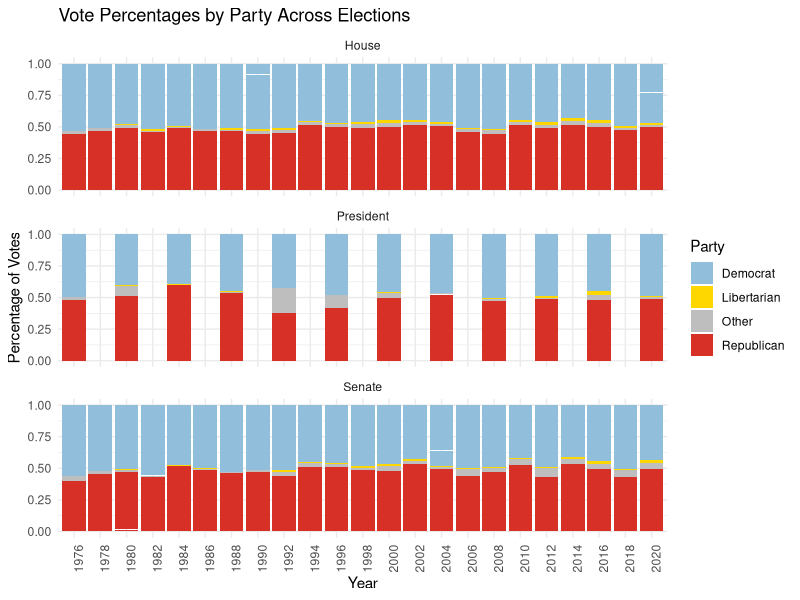
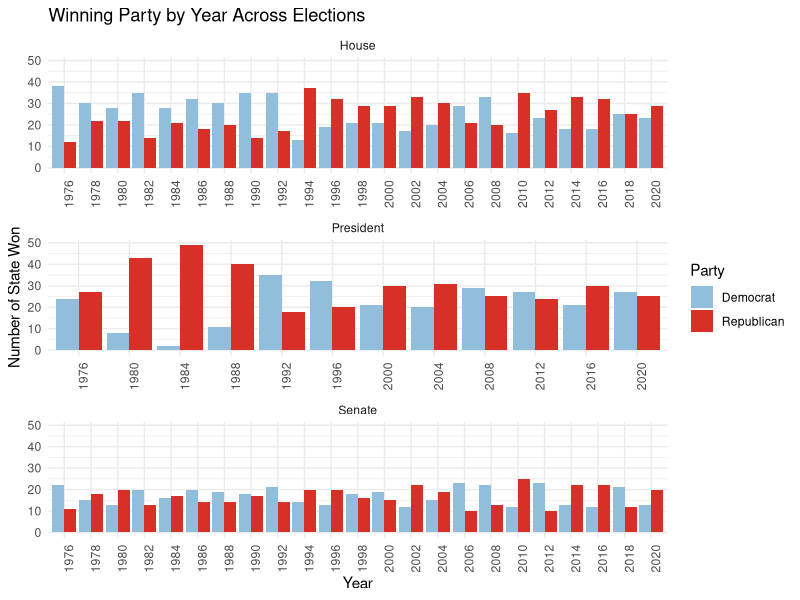
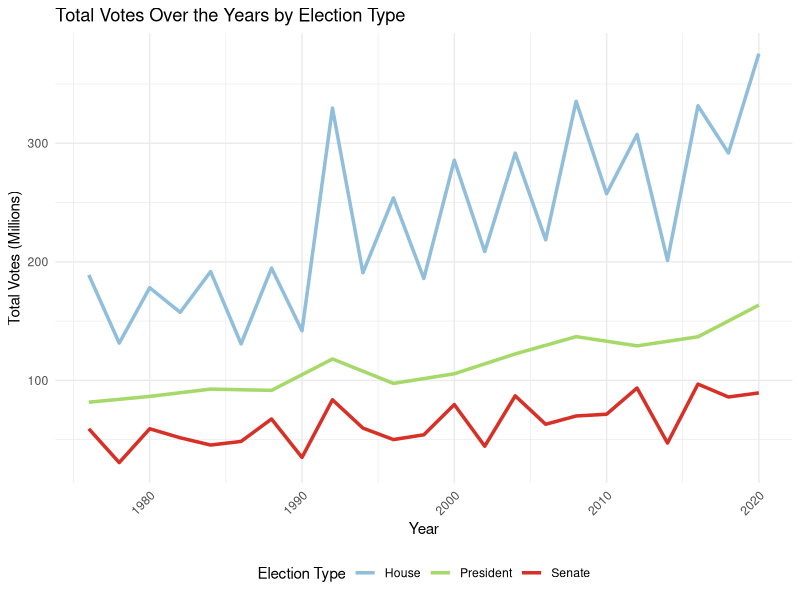
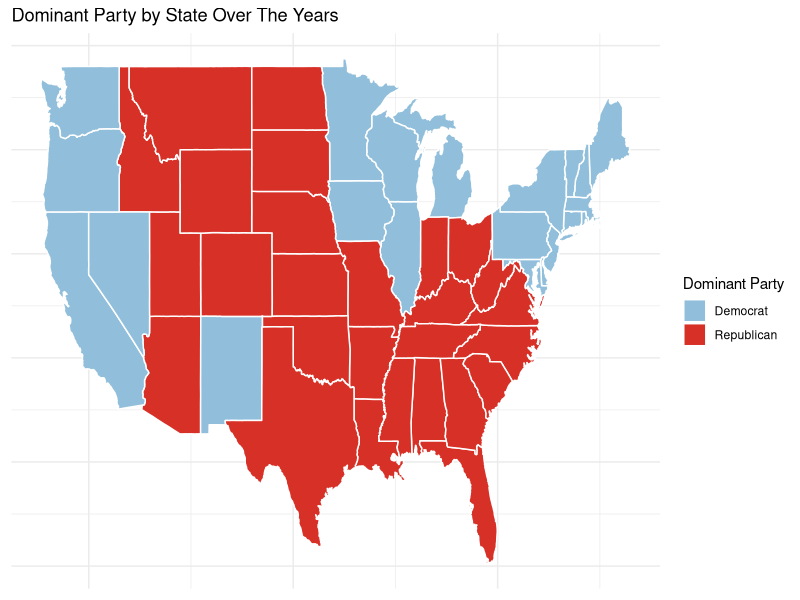
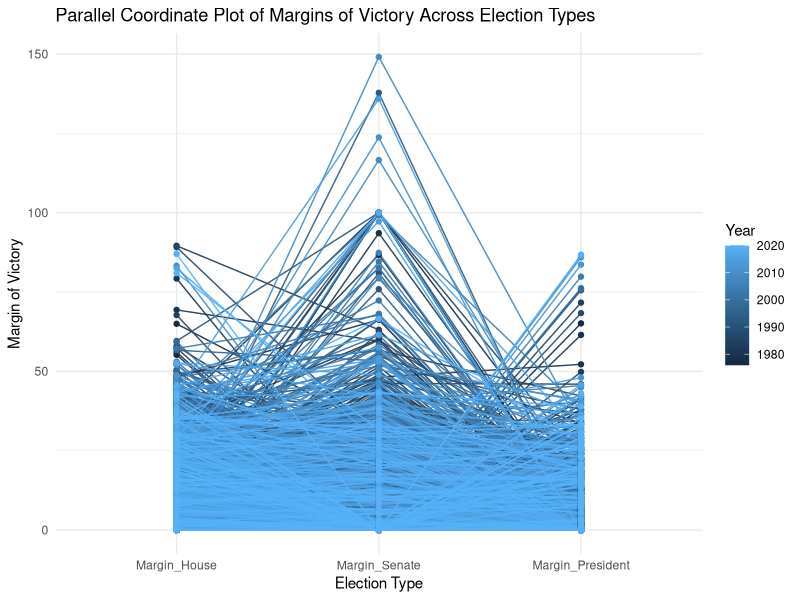
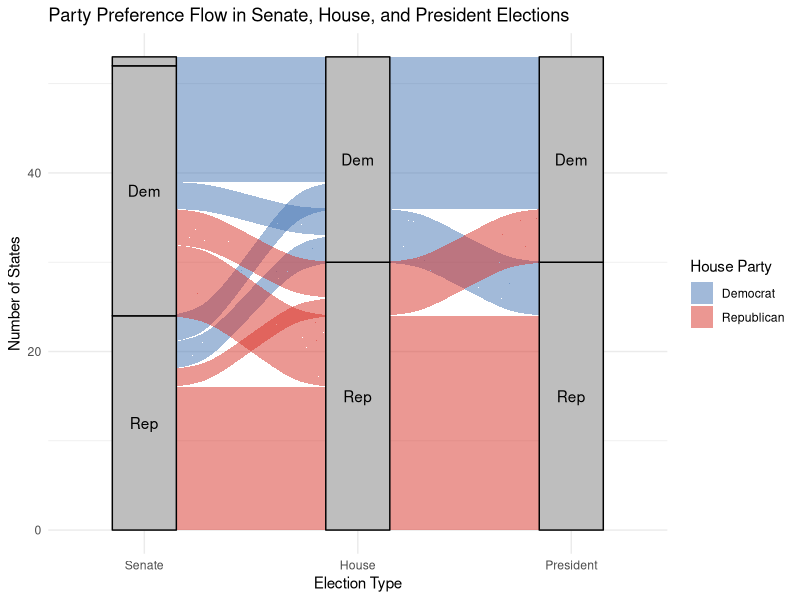
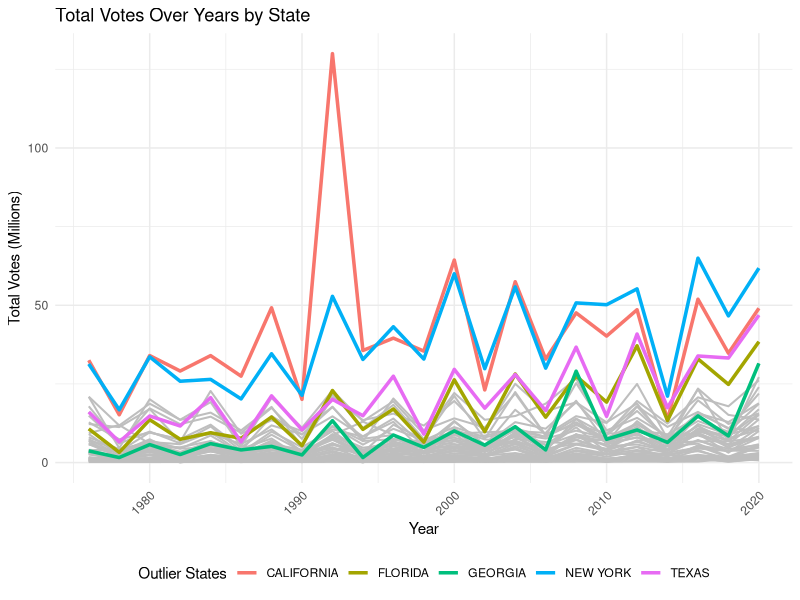
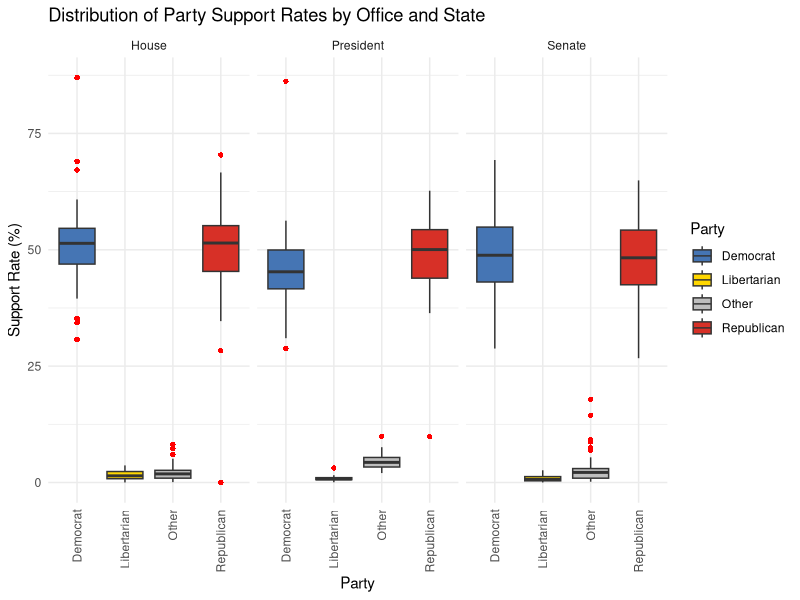

R code for these plots, in order:
## ---- chunk 1
data <- read.csv('joined_data.csv')
## ---- chunk 2
library(ggplot2)
library(dplyr)
library(tidyr)

# Combine the data for House, Senate, and President elections
joined_data <- data
combined_data <- joined_data |>
  mutate(Election_Type = "House") |>
  select(state, year, Election_Type, DEMOCRAT_House, REPUBLICAN_House, LIBERTARIAN_House, OTHER_House) |>
  rename(
    DEMOCRAT = DEMOCRAT_House,
    REPUBLICAN = REPUBLICAN_House,
    LIBERTARIAN = LIBERTARIAN_House,
    OTHER = OTHER_House
  ) |>
  bind_rows(
    joined_data |>
      mutate(Election_Type = "Senate") |>
      select(state, year, Election_Type, DEMOCRAT_Senate, REPUBLICAN_Senate, LIBERTARIAN_Senate, OTHER_Senate) |>
      rename(
        DEMOCRAT = DEMOCRAT_Senate,
        REPUBLICAN = REPUBLICAN_Senate,
        LIBERTARIAN = LIBERTARIAN_Senate,
        OTHER = OTHER_Senate
      ),
    joined_data |>
      mutate(Election_Type = "President") |> 
      select(state, year, Election_Type, DEMOCRAT_President, REPUBLICAN_President, LIBERTARIAN_President, OTHER_President) |>
      rename(
        DEMOCRAT = DEMOCRAT_President,
        REPUBLICAN = REPUBLICAN_President,
        LIBERTARIAN = LIBERTARIAN_President,
        OTHER = OTHER_President
      )
  ) |>
  pivot_longer(cols = c(DEMOCRAT, REPUBLICAN, LIBERTARIAN, OTHER),
               names_to = "Party", values_to = "Percent") |>
  # Filter out rows with no data (all Percent values are NA or 0)
  group_by(year, Election_Type) |>
  filter(any(Percent != 0 & !is.na(Percent))) |>
  ungroup()

# Create the faceted bar chart
ggplot(combined_data, aes(x = factor(year), y = Percent, fill = Party)) +
  geom_bar(stat = "identity", position = "fill") +
  facet_wrap(~Election_Type, ncol = 1) +  
  scale_fill_manual(
    values = c(
      "DEMOCRAT" = "#91BFDB",
      "REPUBLICAN" = "#D73027",
      "LIBERTARIAN" = "gold",
      "OTHER" = "gray"
    ),
    labels = c("Democrat", "Libertarian", "Other", "Republican")
  ) +
  labs(
    title = "Vote Percentages by Party Across Elections",
    x = "Year",
    y = "Percentage of Votes",
    fill = "Party"
  ) +
  theme_minimal() +
  theme(axis.text.x = element_text(angle = 90, hjust = 1))
## ---- chunk 3

# Prepare the data to determine the winning party
winning_party_data <- joined_data |>
  mutate(Election_Type = "House") |>
  select(year, Election_Type, DEMOCRAT_House, REPUBLICAN_House) |>
  rename(
    DEMOCRAT = DEMOCRAT_House,
    REPUBLICAN = REPUBLICAN_House
  ) |>
  mutate(
    DEMOCRAT = replace_na(DEMOCRAT, 0),
    REPUBLICAN = replace_na(REPUBLICAN, 0)
  ) |>
  filter(DEMOCRAT != 0 | REPUBLICAN != 0) |>  
  filter(DEMOCRAT != REPUBLICAN) |>         
  mutate(
    Winner = ifelse(DEMOCRAT > REPUBLICAN, "Democrat", "Republican")
  ) |>
  bind_rows(
    joined_data |>
      mutate(Election_Type = "Senate") |>
      select(year, Election_Type, DEMOCRAT_Senate, REPUBLICAN_Senate) |>
      rename(
        DEMOCRAT = DEMOCRAT_Senate,
        REPUBLICAN = REPUBLICAN_Senate
      ) |>
      mutate(
        DEMOCRAT = replace_na(DEMOCRAT, 0),
        REPUBLICAN = replace_na(REPUBLICAN, 0)
      ) |>
      filter(DEMOCRAT != 0 | REPUBLICAN != 0) |>  
      filter(DEMOCRAT != REPUBLICAN) |>        
      mutate(
        Winner = ifelse(DEMOCRAT > REPUBLICAN, "Democrat", "Republican")
      ),
    joined_data |>
      mutate(Election_Type = "President") |>
      select(year, Election_Type, DEMOCRAT_President, REPUBLICAN_President) |>
      rename(
        DEMOCRAT = DEMOCRAT_President,
        REPUBLICAN = REPUBLICAN_President
      ) |>
      mutate(
        DEMOCRAT = replace_na(DEMOCRAT, 0),
        REPUBLICAN = replace_na(REPUBLICAN, 0)
      ) |>
      filter(DEMOCRAT != 0 | REPUBLICAN != 0) |>
      mutate(
        Winner = ifelse(DEMOCRAT > REPUBLICAN, "Democrat", "Republican")
      )
  )

# Create a bar chart highlighting the winning party
ggplot(winning_party_data, aes(x = factor(year), fill = Winner)) +
  geom_bar(stat = "count", position = "dodge") +
  facet_wrap(~Election_Type, ncol = 1, scales = "free_x") +
  scale_fill_manual(values = c("Democrat" = "#91BFDB", "Republican" = "#D73027")) +
  labs(
    title = "Winning Party by Year Across Elections",
    x = "Year",
    y = "Number of State Won",
    fill = "Party"
  ) +
  theme_minimal() +
  theme(axis.text.x = element_text(angle = 90, hjust = 1))

## ---- chunk 4

# Prepare the data for all election types
total_votes_data <- joined_data |>
  # Select the relevant columns for each election type
  select(year, total_house, total_senate, total_president) |>
  pivot_longer(
    cols = c(total_house, total_senate, total_president),
    names_to = "Election_Type",
    values_to = "Total_Votes"
  ) |>
  mutate(
    Election_Type = case_when(
      Election_Type == "total_house" ~ "House",
      Election_Type == "total_senate" ~ "Senate",
      Election_Type == "total_president" ~ "President"
    ),
    year = as.numeric(year)  
  ) |>
  filter(!is.na(Total_Votes) & Total_Votes > 0) |>  
  group_by(year, Election_Type) |>
  summarise(Total_Votes = sum(Total_Votes), .groups = "drop")  

# Create the line graph
ggplot(total_votes_data, aes(x = year, y = Total_Votes / 1e6, color = Election_Type)) +
  geom_line(size = 1.2) +
  scale_color_manual(values = c("House" = "#91BFDB", "Senate" = "#D73027", "President" = "#A6D96A")) +
  labs(
    title = "Total Votes Over the Years by Election Type",
    x = "Year",
    y = "Total Votes (Millions)",
    color = "Election Type"
  ) +
  theme_minimal() +
  theme(
    axis.text.x = element_text(angle = 45, hjust = 1),
    legend.position = "bottom"
  )


## ---- chunk 5
joined_data_filtered <- joined_data |>
  filter(total_president > 0)

joined_data_filtered <- joined_data_filtered |>
  mutate(dominant_party = case_when(
    DEMOCRAT_President > REPUBLICAN_President &
      DEMOCRAT_President > OTHER_President &
      DEMOCRAT_President > LIBERTARIAN_President ~ "Democrat",
    REPUBLICAN_President > DEMOCRAT_President &
      REPUBLICAN_President > OTHER_President &
      REPUBLICAN_President > LIBERTARIAN_President ~ "Republican",
    OTHER_President > DEMOCRAT_President &
      OTHER_President > REPUBLICAN_President &
      OTHER_President > LIBERTARIAN_President ~ "Other",
    LIBERTARIAN_President > DEMOCRAT_President &
      LIBERTARIAN_President > REPUBLICAN_President &
      LIBERTARIAN_President > OTHER_President ~ "Libertarian",
    TRUE ~ "Tie" 
  ))

state_dominant_party_president <- joined_data_filtered |>
  group_by(state) |>
  count(dominant_party) |>
  slice_max(n) |>
  ungroup() |>
  mutate(region = tolower(state)) 

states_map <- map_data("state")
map_data <- left_join(states_map, state_dominant_party_president, by = "region")

ggplot(map_data, aes(x = long, y = lat, group = group, fill = dominant_party)) +
  geom_polygon(color = "white") +
  scale_fill_manual(values = c(
    "Democrat" = "#91BFDB",
    "Republican" = "#D73027",
    "Other" = "gray",
    "Libertarian" = "#FDE725",
    "Tie" = "purple"
  )) +
  labs(
    title = "Dominant Party by State Over The Years",
    fill = "Dominant Party"
  ) +
  theme_minimal() +
  theme(axis.text = element_blank(), axis.title = element_blank())
## ---- chunk 6
library(GGally)

# Calculate margins of victory
margins_data <- joined_data %>%
  # Select relevant columns
  select(year, state, DEMOCRAT_House, REPUBLICAN_House, LIBERTARIAN_House,
         DEMOCRAT_Senate, REPUBLICAN_Senate, LIBERTARIAN_Senate,
         DEMOCRAT_President, REPUBLICAN_President, LIBERTARIAN_President) %>%
  mutate(
    Margin_House = abs(DEMOCRAT_House - REPUBLICAN_House),
    Margin_Senate = abs(DEMOCRAT_Senate - REPUBLICAN_Senate),
    Margin_President = abs(DEMOCRAT_President - REPUBLICAN_President)
  ) %>%
  select(year, state, Margin_House, Margin_Senate, Margin_President) %>%
  filter(!is.na(Margin_House) & !is.na(Margin_Senate) & !is.na(Margin_President)) 

# Create the parallel coordinate plot
ggparcoord(
  data = margins_data,
  columns = 3:5,            # Columns for Margin_House, Margin_Senate, Margin_President
  groupColumn = 1,          # Group by year
  scale = "globalminmax",   # Scale all axes to a common range
  showPoints = TRUE,        # Add points to the lines
  alphaLines = 0.9          # Increase transparency to make lines more visible
) +
  labs(
    title = "Parallel Coordinate Plot of Margins of Victory Across Election Types",
    x = "Election Type",
    y = "Margin of Victory",
    color = "Year"
  ) +
  theme_minimal()


## ---- chunk 7
library(ggalluvial)
joined_data_filtered_house <- joined_data %>%
  filter(total_house > 0) 

joined_data_filtered_house <- joined_data_filtered_house %>%
  mutate(dominant_party_house = case_when(
    DEMOCRAT_House > REPUBLICAN_House &
      DEMOCRAT_House > OTHER_House &
      DEMOCRAT_House > LIBERTARIAN_House ~ "Democrat",
    REPUBLICAN_House > DEMOCRAT_House &
      REPUBLICAN_House > OTHER_House &
      REPUBLICAN_House > LIBERTARIAN_House ~ "Republican",
    OTHER_House > DEMOCRAT_House &
      OTHER_House > REPUBLICAN_House &
      OTHER_House > LIBERTARIAN_House ~ "Other",
    LIBERTARIAN_House > DEMOCRAT_House &
      LIBERTARIAN_House > REPUBLICAN_House &
      LIBERTARIAN_House > OTHER_House ~ "Libertarian",
    TRUE ~ "Tie"
  ))

state_dominant_party_house <- joined_data_filtered_house %>%
  group_by(state) %>%
  count(dominant_party_house) %>%
  slice_max(n) %>%
  ungroup() %>%
  mutate(region = tolower(state))  

joined_data_filtered_senate <- joined_data %>%
  filter(total_senate > 0) 

joined_data_filtered_senate <- joined_data_filtered_senate %>%
  mutate(dominant_party_senate = case_when(
    DEMOCRAT_Senate > REPUBLICAN_Senate &
      DEMOCRAT_Senate > OTHER_Senate &
      DEMOCRAT_Senate > LIBERTARIAN_Senate ~ "Democrat",
    REPUBLICAN_Senate > DEMOCRAT_Senate &
      REPUBLICAN_Senate > OTHER_Senate &
      REPUBLICAN_Senate > LIBERTARIAN_Senate ~ "Republican",
    OTHER_Senate > DEMOCRAT_Senate &
      OTHER_Senate > REPUBLICAN_Senate &
      OTHER_Senate > LIBERTARIAN_Senate ~ "Other",
    LIBERTARIAN_Senate > DEMOCRAT_Senate &
      LIBERTARIAN_Senate > REPUBLICAN_Senate &
      LIBERTARIAN_Senate > OTHER_Senate ~ "Libertarian",
    TRUE ~ "Tie"
  ))

state_dominant_party_senate <- joined_data_filtered_senate %>%
  group_by(state) %>%
  count(dominant_party_senate) %>%
  slice_max(n) %>%
  ungroup() %>%
  mutate(region = tolower(state)) 

alluvial_data <- state_dominant_party_president %>%
  select(state, dominant_party_president = dominant_party) %>%
  left_join(
    state_dominant_party_house %>%
      select(state, dominant_party_house = dominant_party_house),
    by = "state"
  ) %>%
  left_join(
    state_dominant_party_senate %>%
      select(state, dominant_party_senate = dominant_party_senate),
    by = "state"
  ) %>%
  mutate(count = 1)  

ggplot(alluvial_data,
       aes(axis1 = dominant_party_senate,
           axis2 = dominant_party_house,
           axis3 = dominant_party_president,
           y = count)) +
  geom_alluvium(aes(fill = dominant_party_house), width = 0.2) +
  geom_stratum(width = 0.3, fill = "grey", color = "black") +
  geom_text(stat = "stratum", aes(label = recode(after_stat(stratum),
                                                 "Democrat" = "Dem",
                                                 "Republican" = "Rep",
                                                 "Libertarian" = "Lib",
                                                 "Other" = "Oth",
                                                 "Tie" = "Tie"))) +
  scale_x_discrete(limits = c("Senate", "House", "President"), expand = c(0.15, 0.15)) +
  scale_fill_manual(values = c(
    "Democrat" = "#4575B4",
    "Republican" = "#D73027",
    "Other" = "#808080",
    "Libertarian" = "#FFD700",
    "Tie" = "#FFFFBF"
  )) +
  labs(
    title = "Party Preference Flow in Senate, House, and President Elections",
    x = "Election Type",
    y = "Number of States",
    fill = "House Party"
  ) +
  theme_minimal()
## ---- chunk 8

# Prepare the data
state_votes_data <- joined_data %>%
  select(year, state, total_house, total_senate, total_president) %>%
  mutate(
    Total_Votes = total_house + total_senate + total_president
  ) %>%
  group_by(year, state) %>%
  summarise(Total_Votes = sum(Total_Votes, na.rm = TRUE), .groups = "drop") %>%
  filter(all(!is.na(Total_Votes)) & Total_Votes > 0)  # Remove years with missing or zero data

# Identify outliers
outliers <- state_votes_data %>%
  group_by(state) %>%
  summarise(Max_Votes = max(Total_Votes), .groups = "drop") %>%
  top_n(5, Max_Votes)  # Select top 5 states with highest total votes

# Create the plot
ggplot() +
  # Add lines for all states
  geom_line(
    data = state_votes_data,
    aes(x = year, y = Total_Votes / 1e6, group = state),
    color = "gray", size = 0.7, show.legend = FALSE
  ) +
  # Add lines for outlier states with legend
  geom_line(
    data = state_votes_data %>% filter(state %in% outliers$state),
    aes(x = year, y = Total_Votes / 1e6, color = state, group = state),
    size = 1.2
  ) +
  labs(
    title = "Total Votes Over Years by State",
    x = "Year",
    y = "Total Votes (Millions)",
    color = "Outlier States"
  ) +
  theme_minimal() +
  theme(
    axis.text.x = element_text(angle = 45, hjust = 1),
    legend.position = "bottom"
  )


## ---- chunk 9

boxplot_data <- joined_data |>
  filter(
    DEMOCRAT_House + REPUBLICAN_House + LIBERTARIAN_House + OTHER_House > 0 |
    DEMOCRAT_Senate + REPUBLICAN_Senate + LIBERTARIAN_Senate + OTHER_Senate > 0 |
    DEMOCRAT_President + REPUBLICAN_President + LIBERTARIAN_President + OTHER_President > 0
  ) |>
  group_by(state) |>
  summarise(
    House_Democrat = mean(DEMOCRAT_House[DEMOCRAT_House + REPUBLICAN_House + LIBERTARIAN_House + OTHER_House > 0], na.rm = TRUE),
    House_Republican = mean(REPUBLICAN_House[DEMOCRAT_House + REPUBLICAN_House + LIBERTARIAN_House + OTHER_House > 0], na.rm = TRUE),
    House_Libertarian = mean(LIBERTARIAN_House[DEMOCRAT_House + REPUBLICAN_House + LIBERTARIAN_House + OTHER_House > 0], na.rm = TRUE),
    House_Other = mean(OTHER_House[DEMOCRAT_House + REPUBLICAN_House + LIBERTARIAN_House + OTHER_House > 0], na.rm = TRUE),
    Senate_Democrat = mean(DEMOCRAT_Senate[DEMOCRAT_Senate + REPUBLICAN_Senate + LIBERTARIAN_Senate + OTHER_Senate > 0], na.rm = TRUE),
    Senate_Republican = mean(REPUBLICAN_Senate[DEMOCRAT_Senate + REPUBLICAN_Senate + LIBERTARIAN_Senate + OTHER_Senate > 0], na.rm = TRUE),
    Senate_Libertarian = mean(LIBERTARIAN_Senate[DEMOCRAT_Senate + REPUBLICAN_Senate + LIBERTARIAN_Senate + OTHER_Senate > 0], na.rm = TRUE),
    Senate_Other = mean(OTHER_Senate[DEMOCRAT_Senate + REPUBLICAN_Senate + LIBERTARIAN_Senate + OTHER_Senate > 0], na.rm = TRUE),
    President_Democrat = mean(DEMOCRAT_President[DEMOCRAT_President + REPUBLICAN_President + LIBERTARIAN_President + OTHER_President > 0], na.rm = TRUE),
    President_Republican = mean(REPUBLICAN_President[DEMOCRAT_President + REPUBLICAN_President + LIBERTARIAN_President + OTHER_President > 0], na.rm = TRUE),
    President_Libertarian = mean(LIBERTARIAN_President[DEMOCRAT_President + REPUBLICAN_President + LIBERTARIAN_President + OTHER_President > 0], na.rm = TRUE),
    President_Other = mean(OTHER_President[DEMOCRAT_President + REPUBLICAN_President + LIBERTARIAN_President + OTHER_President > 0], na.rm = TRUE)
  ) |>
  pivot_longer(
    cols = -state,  
    names_to = c("Office", "Party"), 
    names_sep = "_", 
    values_to = "SupportRate" 
  )

ggplot(boxplot_data, aes(x = Party, y = SupportRate, fill = Party)) +
  geom_boxplot(outlier.color = "red", outlier.shape = 16) +
  labs(
    title = "Distribution of Party Support Rates by Office and State",
    x = "Party", y = "Support Rate (%)"
  ) +
  scale_fill_manual(values = c(
    "Democrat" = "#4575B4",
    "Republican" = "#D73027",
    "Libertarian" = "#FFD700",
    "Other" = "grey"
  )) +
  theme_minimal() +
  theme(
    axis.text.x = element_text(angle = 90, hjust = 1, vjust = 0.5)
  ) +
  facet_wrap(~ Office)
## ---- chunk 10

# Step 1: Filter and clean the data for Presidential elections
cleaned_data <- joined_data %>%
  select(year, state, DEMOCRAT_President, REPUBLICAN_President, total_president) %>%
  filter(!is.na(DEMOCRAT_President) & !is.na(REPUBLICAN_President) & total_president > 0) %>%  # Remove missing or zero data
  arrange(state, year)  # Ensure proper ordering by state and year

# Step 2: Identify winning party and swings
swing_data <- cleaned_data %>%
  mutate(
    Winning_Party = case_when(
      DEMOCRAT_President > REPUBLICAN_President ~ "Democrat",
      REPUBLICAN_President > DEMOCRAT_President ~ "Republican",
      TRUE ~ "Tie"
    )
  ) %>%
  group_by(state) %>%
  mutate(
    Previous_Winner = lag(Winning_Party),
    Swing = ifelse(Winning_Party != Previous_Winner & !is.na(Previous_Winner), "Swing", "No Swing")
  ) %>%
  ungroup()

# Step 3: Summarize winning proportions by state
swing_summary <- swing_data %>%
  group_by(state, Winning_Party) %>%
  summarise(Years_Won = n(), .groups = "drop") %>%
  group_by(state) %>%
  mutate(Proportion = Years_Won / sum(Years_Won))

# Step 4: Count swings by state
swing_counts <- swing_data %>%
  filter(Swing == "Swing") %>%
  count(state, name = "Swing_Count")

# Step 5: Visualize the swings
ggplot(swing_counts, aes(x = reorder(state, Swing_Count), y = Swing_Count, fill = Swing_Count)) +
  geom_bar(stat = "identity") +
  scale_fill_gradient(low = "lightblue", high = "darkblue") +
  labs(
    title = "Total Swings by State (Presidential Elections)",
    x = "State",
    y = "Number of Swings"
  ) +
  theme_minimal() +
  theme(
    axis.text.x = element_text(angle = 45, hjust = 1),
    legend.position = "none"
  )


## ---- chunk 11
library(dplyr)
library(vcd)

# Step 1: Prepare the data
mosaic_data <- joined_data %>%
  select(year, state, total_president, DEMOCRAT_President, REPUBLICAN_President) %>%
  filter(!is.na(total_president) & total_president > 0) %>%
  mutate(
    Total_Vote_Bin = case_when(
      total_president < 1e6 ~ "Low (< 1M)",
      total_president < 2.5e6 ~ "Medium (1M-2.5M)",
      TRUE ~ "High (> 2.5M)"
    ),
    Winning_Party = case_when(
      DEMOCRAT_President > REPUBLICAN_President ~ "Democrat",
      REPUBLICAN_President > DEMOCRAT_President ~ "Republican",
      TRUE ~ "Tie"
    ),
    Swing = ifelse(
      DEMOCRAT_President > REPUBLICAN_President & lag(REPUBLICAN_President, default = NA) > DEMOCRAT_President |
      REPUBLICAN_President > DEMOCRAT_President & lag(DEMOCRAT_President, default = NA) > REPUBLICAN_President,
      "Swing",
      "No Swing"
    )
  ) %>%
  filter(!is.na(Swing))  # Remove rows where Swing calculation might be invalid

# Step 2: Summarize the data for a contingency table
mosaic_table <- table(
  Total_Vote_Bin = mosaic_data$Total_Vote_Bin,
  Swing = mosaic_data$Swing,
  Winning_Party = mosaic_data$Winning_Party
)

# Step 3: Create the mosaic plot
mosaic(
  mosaic_table,
  main = "Relationship of Total Votes, Swings, Winning Party",
  shade = TRUE,         # Automatically adds shading for distinction
  direction = "v",      # Use vertical divisions
  legend = TRUE,        # Include a legend for shading
  labeling = labeling_values,  # Add value labels inside the plot
  labeling_args = list(
    offset_labels = c(left = 1, top = 0.5),  # Adjust label offsets for readability
    offset_varnames = c(left = 2, top = 1)   # Adjust variable name offsets
  )
)

